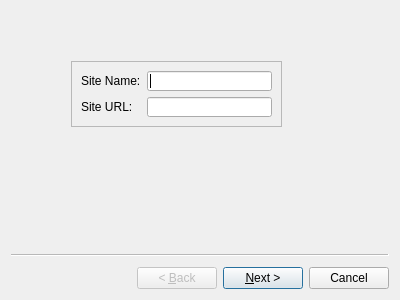
<?xml version="1.0" encoding="UTF-8"?>
<ui version="4.0">
 <class>CreateSiteWindow</class>
 <widget class="QWizard" name="CreateSiteWindow">
  <property name="geometry">
   <rect>
    <x>0</x>
    <y>0</y>
    <width>400</width>
    <height>300</height>
   </rect>
  </property>
  <property name="windowTitle">
   <string>Wizard</string>
  </property>
  <widget class="QWizardPage" name="wizardPage1">
   <widget class="QFrame" name="frame">
    <property name="geometry">
     <rect>
      <x>60</x>
      <y>50</y>
      <width>211</width>
      <height>66</height>
     </rect>
    </property>
    <property name="frameShape">
     <enum>QFrame::StyledPanel</enum>
    </property>
    <property name="frameShadow">
     <enum>QFrame::Raised</enum>
    </property>
    <layout class="QFormLayout" name="formLayout">
     <item row="0" column="0">
      <widget class="QLabel" name="siteName_lbl">
       <property name="text">
        <string>Site Name:</string>
       </property>
      </widget>
     </item>
     <item row="0" column="1">
      <widget class="QLineEdit" name="siteName_LnEdit"/>
     </item>
     <item row="1" column="0">
      <widget class="QLabel" name="siteURL_lbl">
       <property name="text">
        <string>Site URL:</string>
       </property>
      </widget>
     </item>
     <item row="1" column="1">
      <widget class="QLineEdit" name="siteURL_LnEdit"/>
     </item>
    </layout>
   </widget>
  </widget>
  <widget class="QWizardPage" name="wizardPage2">
   <widget class="QFrame" name="frame_2">
    <property name="geometry">
     <rect>
      <x>20</x>
      <y>70</y>
      <width>301</width>
      <height>43</height>
     </rect>
    </property>
    <property name="frameShape">
     <enum>QFrame::StyledPanel</enum>
    </property>
    <property name="frameShadow">
     <enum>QFrame::Raised</enum>
    </property>
    <layout class="QHBoxLayout" name="horizontalLayout">
     <item>
      <widget class="QLabel" name="siteLocation_lbl">
       <property name="text">
        <string>Site Location</string>
       </property>
      </widget>
     </item>
     <item>
      <widget class="QLineEdit" name="siteLocation_LnEdit"/>
     </item>
     <item>
      <widget class="QPushButton" name="siteLocations_btn">
       <property name="text">
        <string>Select</string>
       </property>
      </widget>
     </item>
    </layout>
   </widget>
  </widget>
 </widget>
 <resources/>
 <connections/>
</ui>
